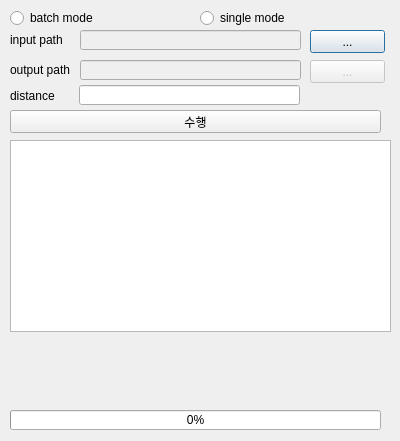
<?xml version="1.0" encoding="UTF-8"?>
<ui version="4.0">
 <class>buffer_batchDialogBase</class>
 <widget class="QDialog" name="buffer_batchDialogBase">
  <property name="geometry">
   <rect>
    <x>0</x>
    <y>0</y>
    <width>400</width>
    <height>441</height>
   </rect>
  </property>
  <property name="windowTitle">
   <string>buffer_batch</string>
  </property>
  <widget class="QLabel" name="lb_input">
   <property name="geometry">
    <rect>
     <x>10</x>
     <y>30</y>
     <width>60</width>
     <height>20</height>
    </rect>
   </property>
   <property name="text">
    <string>input path</string>
   </property>
  </widget>
  <widget class="QLabel" name="lb_output">
   <property name="geometry">
    <rect>
     <x>10</x>
     <y>60</y>
     <width>70</width>
     <height>20</height>
    </rect>
   </property>
   <property name="text">
    <string>output path</string>
   </property>
  </widget>
  <widget class="QLineEdit" name="txt_input">
   <property name="enabled">
    <bool>false</bool>
   </property>
   <property name="geometry">
    <rect>
     <x>80</x>
     <y>30</y>
     <width>221</width>
     <height>20</height>
    </rect>
   </property>
  </widget>
  <widget class="QPushButton" name="btn_input">
   <property name="geometry">
    <rect>
     <x>310</x>
     <y>30</y>
     <width>75</width>
     <height>23</height>
    </rect>
   </property>
   <property name="text">
    <string>...</string>
   </property>
  </widget>
  <widget class="QLineEdit" name="txt_output">
   <property name="enabled">
    <bool>false</bool>
   </property>
   <property name="geometry">
    <rect>
     <x>80</x>
     <y>60</y>
     <width>221</width>
     <height>20</height>
    </rect>
   </property>
  </widget>
  <widget class="QPushButton" name="btn_output">
   <property name="enabled">
    <bool>false</bool>
   </property>
   <property name="geometry">
    <rect>
     <x>310</x>
     <y>60</y>
     <width>75</width>
     <height>23</height>
    </rect>
   </property>
   <property name="text">
    <string>...</string>
   </property>
  </widget>
  <widget class="QLabel" name="txt_result">
   <property name="geometry">
    <rect>
     <x>15</x>
     <y>360</y>
     <width>361</width>
     <height>51</height>
    </rect>
   </property>
   <property name="text">
    <string/>
   </property>
  </widget>
  <widget class="QPushButton" name="btn_run">
   <property name="geometry">
    <rect>
     <x>10</x>
     <y>110</y>
     <width>371</width>
     <height>23</height>
    </rect>
   </property>
   <property name="text">
    <string>수행</string>
   </property>
  </widget>
  <widget class="QLineEdit" name="txt_dist">
   <property name="geometry">
    <rect>
     <x>79</x>
     <y>85</y>
     <width>221</width>
     <height>20</height>
    </rect>
   </property>
  </widget>
  <widget class="QLabel" name="lb_dist">
   <property name="geometry">
    <rect>
     <x>10</x>
     <y>90</y>
     <width>56</width>
     <height>12</height>
    </rect>
   </property>
   <property name="text">
    <string>distance</string>
   </property>
  </widget>
  <widget class="QProgressBar" name="progressBar">
   <property name="geometry">
    <rect>
     <x>10</x>
     <y>410</y>
     <width>371</width>
     <height>20</height>
    </rect>
   </property>
   <property name="value">
    <number>0</number>
   </property>
  </widget>
  <widget class="QRadioButton" name="rdo_batch">
   <property name="geometry">
    <rect>
     <x>10</x>
     <y>10</y>
     <width>90</width>
     <height>16</height>
    </rect>
   </property>
   <property name="text">
    <string>batch mode</string>
   </property>
  </widget>
  <widget class="QRadioButton" name="rdo_single">
   <property name="geometry">
    <rect>
     <x>200</x>
     <y>10</y>
     <width>90</width>
     <height>16</height>
    </rect>
   </property>
   <property name="text">
    <string>single mode</string>
   </property>
  </widget>
  <widget class="QTreeView" name="treeView">
   <property name="geometry">
    <rect>
     <x>10</x>
     <y>140</y>
     <width>381</width>
     <height>192</height>
    </rect>
   </property>
  </widget>
 </widget>
 <resources/>
 <connections/>
</ui>
